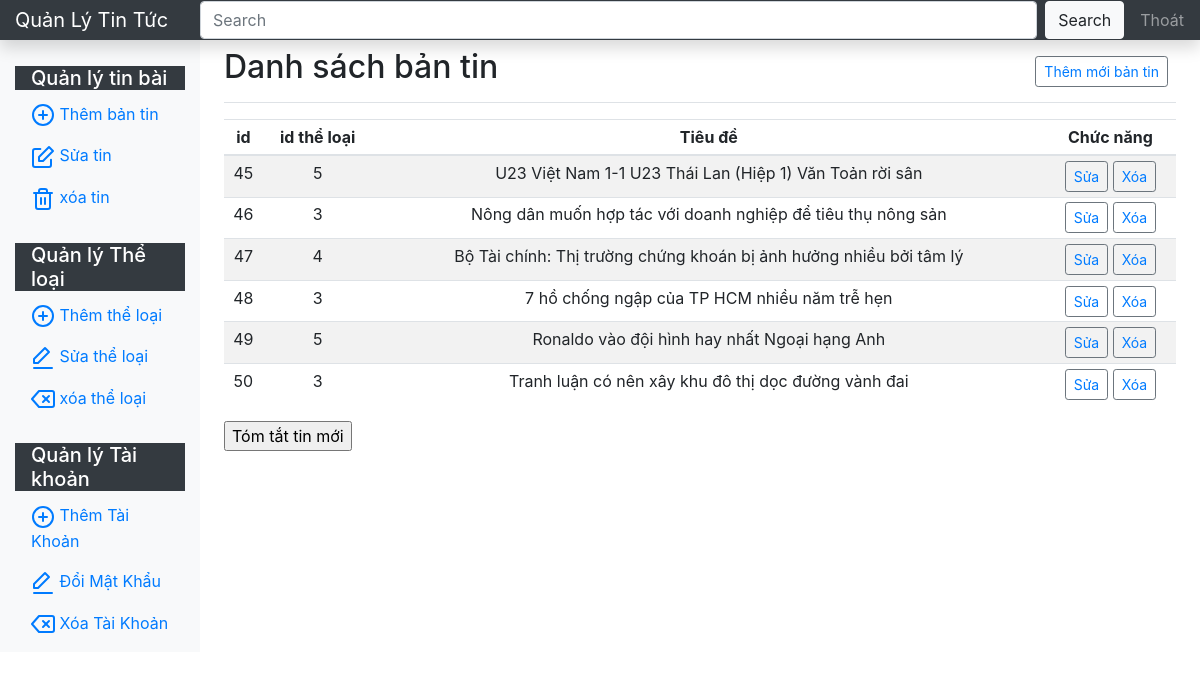
Screenshot of /TinTuc/trangchuAdmin.php with the database file from the repository.
### tables this page shows
CREATE TABLE `tinbai` (
  `id` int(11) NOT NULL,
  `idTheLoai` int(11) NOT NULL,
  `TieuDe` varchar(200) NOT NULL,
  `TrichDan` varchar(500) NOT NULL,
  `anhtrichdan` varchar(100) NOT NULL,
  `NoiDung` text NOT NULL,
  `NgayDang` date DEFAULT NULL,
  `TacGia` varchar(50) DEFAULT NULL,
  `Link` varchar(100) DEFAULT NULL,
  `TomTat` longtext DEFAULT NULL,
  `Noi` text DEFAULT NULL
);

### TinTuc/data.php (called while the page is built, shortened)
<?php
	class database {
		private $conn= null;
		private $host='localhost';
		private $user= 'root';
		private $pass='';
		private $data='qltintuc';
		private $result=null;
		private function connect(){
			$this->conn=new mysqli($this->host,$this->user,$this->pass,$this->data)
			or die('ket noi that bai');
			$this->conn->query('SET NAME UTF8');
		}
		public function select($sql){
			$this->result=$this->conn->query($sql);
		}
		public function fetch(){
			if($this->result->num_rows > 0){
				$row= $this->result->fetch_assoc();
			} else{
				$row = 0;
			}
			return $row;
		}
 	}
?>

### TinTuc/trangchuAdmin.php (the view, shortened to what this page needs)
<!DOCTYPE html>
<?php
    include 'masterpage_admin.php';
?>
            <h1 class="h2">Danh sách bản tin</h1>
            <div class="btn-toolbar mb-2 mb-md-0">
              <div class="btn-group mr-2">
                  <?php
                   $dt->select('SELECT * FROM tinbai ORDER BY id');
                   $r= $dt->fetch();
                    $idnhom = $r['idTheLoai'];
                   echo " <button class='btn btn-sm btn-outline-secondary'><a href='newsadd.php?idTheLoai=$idnhom'>Thêm mới bản tin</a></button>";
                  ?>
              </div>
            </div>
          </div>
          <div class="table-responsive" style="text-align: center;">
            <table class="table table-striped table-sm">
              <thead>
                <tr>
                  <th>id</th>
                  <th>id thể loại</th>
                  <th>Tiêu đề</th>
                  <th>Chức năng</th>
                </tr>
              </thead>
              <tbody>
                <?php
          $dt->select('SELECT * FROM tinbai ORDER BY id');
        while($r = $dt->fetch()){
        $id = $r['id'];
        $idnhom = $r['idTheLoai'];
        $tieude = $r['TieuDe'];
        echo "<tr><td>$id</td>";
        echo "<td>$idnhom</td>";
        echo "<td>$tieude</td>";
        echo "<td><button class='btn btn-sm btn-outline-secondary'><a href='newsupdate.php?id=$id'>Sửa</a></button>
                <button class='btn btn-sm btn-outline-secondary'><a href='newsdelete.php?id=$id'>Xóa</a></button>
               </td>";
  }
  echo "</div>";
 ?>
          </div>
          <input type="submit" name="sum" value="Tóm tắt tin mới">
      </div>
</body></html>

### rows the page displays
tinbai: id "45", idTheLoai "5", TieuDe "U23 Việt Nam 1-1 U23 Thái Lan (Hiệp 1) Văn Toản rời sân"
tinbai: id "46", idTheLoai "3", TieuDe "Nông dân muốn hợp tác với doanh nghiệp để tiêu thụ nông sản"
tinbai: id "47", idTheLoai "4", TieuDe "Bộ Tài chính: Thị trường chứng khoán bị ảnh hưởng nhiều bởi tâm lý"
tinbai: id "48", idTheLoai "3", TieuDe "7 hồ chống ngập của TP HCM nhiều năm trễ hẹn"
tinbai: id "49", idTheLoai "5", TieuDe "Ronaldo vào đội hình hay nhất Ngoại hạng Anh"
tinbai: id "50", idTheLoai "3", TieuDe "Tranh luận có nên xây khu đô thị dọc đường vành đai"
